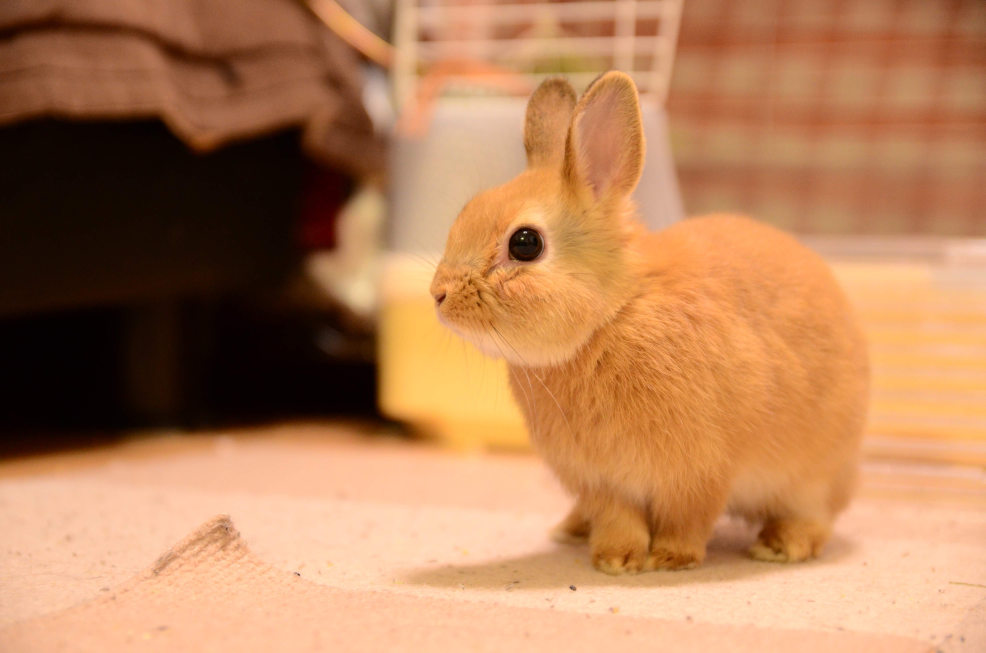
#> input picture 24837437_l.jpg, 4928 x 3264 px (shown at 1/5 size)
$ python imagePloter.py
#> lines starting #> are read from the running program, lines starting #| are printed output that depends on the picture
import cv2

# クリック時に座標を表示する関数
def show_coordinates(event, x, y, flags, param):
    if event == cv2.EVENT_LBUTTONDOWN:
        print(f"Coordinates: ({x}, {y})")

# 画像を読み込む
image = cv2.imread('24837437_l.jpg')
#> image is the input picture: shape (3264, 4928, 3); mean B, G, R 88.9, 128.8, 182.4

window_width, window_height = 800, 600
height, width = image.shape[:2]
#> height = 3264; width = 4928
aspect_ratio = width / height
#> aspect_ratio = 1.51


if aspect_ratio > window_width / window_height:
  new_width = window_width
  new_height = int(window_width / aspect_ratio)
#> new_height = 529
else:
  new_height = window_height
  new_width = int(window_height * aspect_ratio)

resized_image = cv2.resize(image, (new_width, new_height))
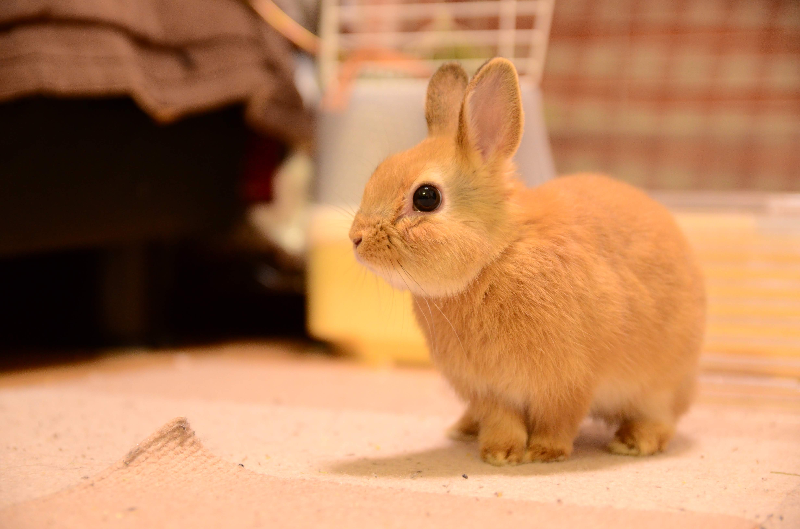
#> resized_image: shape (529, 800, 3); mean B, G, R 88.9, 128.8, 182.3


# 画像を表示する
cv2.imshow('Image', resized_image)

# マウスクリックイベントを登録
cv2.setMouseCallback('Image', show_coordinates)

# キー入力待ち
cv2.waitKey(0)
cv2.destroyAllWindows()
